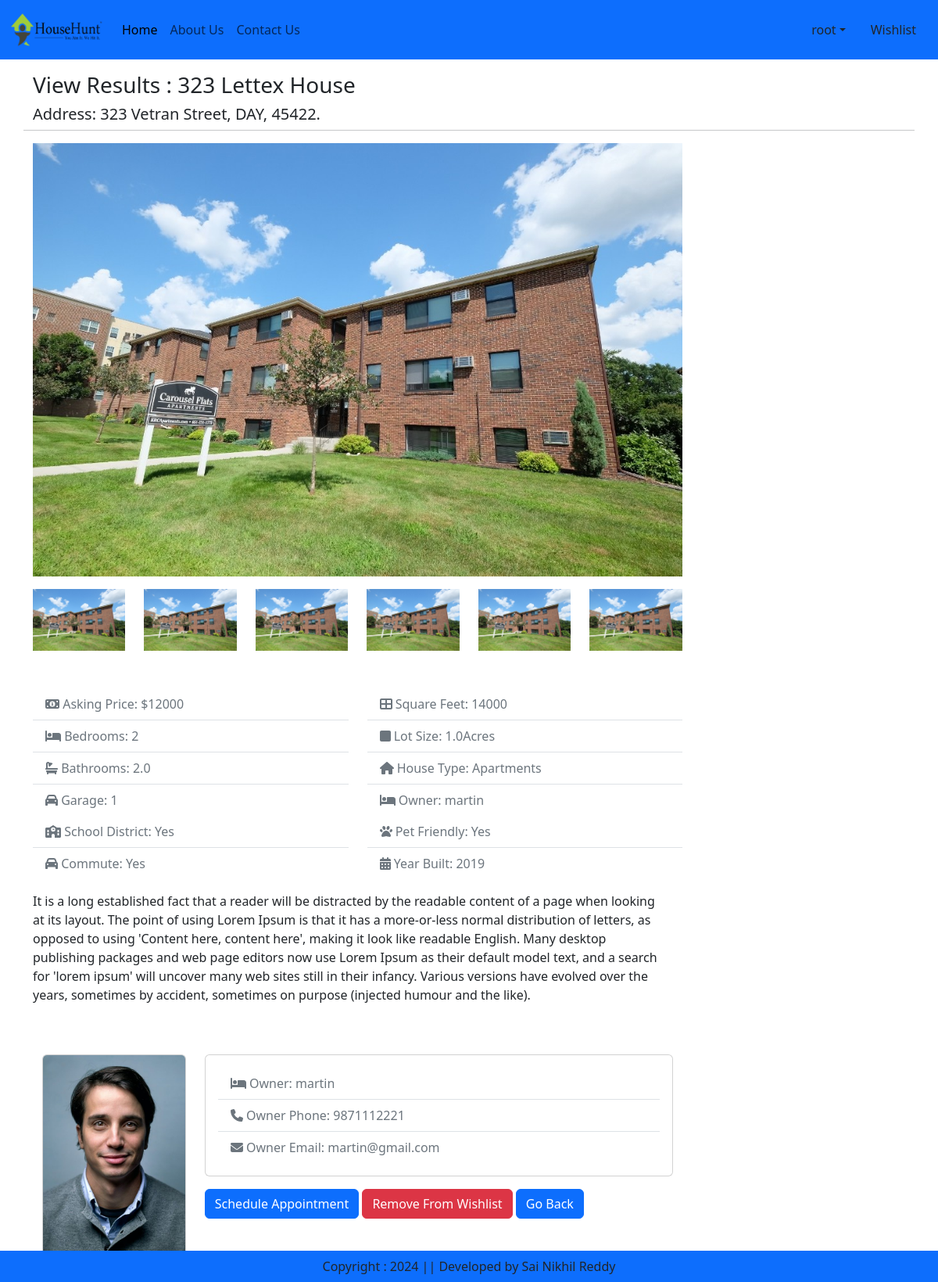
The page /view/1/ (signed in) on the database its author committed.
### hp/models.py (models this page shows, shortened)
class Listing(models.Model):
    CATEGORY_PLACES = (
    ('DAY','Dayton'),
    ('CNG','Cincinnati'),
    ('CMH','Columbus'),
    ('MCE','Mason'),
    )
    category = models.ForeignKey(Category, on_delete=models.CASCADE)
    title = models.CharField(max_length=200)
    owner = models.CharField(max_length=200)
    owner_photo = models.ImageField(upload_to='product', blank=True)
    owner_number = models.DecimalField(max_digits=10 ,decimal_places=0,default=0)
    owner_email = models.CharField(max_length=200,null=True,blank=True)
    year_built = models.IntegerField(default=0)
    school_district = models.BooleanField(default=True)
    commute = models.BooleanField(default=True)
    pet_friendly = models.BooleanField(default=True)
    address = models.CharField(max_length=200)
    town = models.CharField(max_length=100,null=True)
    state = models.CharField(max_length=100)
    zipcode = models.CharField(max_length=20)
    description = models.TextField(blank=True)
    price = models.IntegerField()
    bedrooms = models.IntegerField()
    bathrooms = models.DecimalField(max_digits=3, decimal_places=1)
    garage = models.IntegerField(default=0)
    sqft = models.IntegerField()
    lot_size = models.DecimalField(max_digits=6, decimal_places=1)
    city = models.CharField(choices=CATEGORY_PLACES, max_length=10,default='DAY')
    photo_main = models.ImageField(upload_to='product')
    photo_1 = models.ImageField(upload_to='product', blank=True)
    photo_2 = models.ImageField(upload_to='product', blank=True)
    photo_3 = models.ImageField(upload_to='product', blank=True)
    photo_4 = models.ImageField(upload_to='product', blank=True)
    photo_5 = models.ImageField(upload_to='product', blank=True)
    photo_6 = models.ImageField(upload_to='product', blank=True)
    is_published = models.BooleanField(default=True)

class Category(models.Model):
    name = models.CharField(max_length=100, null=False, blank=True)
    def __str__(self):
        return self.name

### hp/views.py (the view)
# urls.py: path('view/<int:pk>/', views.view,name = "viewPage" ),
def view(request,pk):
     listing = get_object_or_404(Listing, pk=pk)
     customer = Customer.objects.get(user=request.user)
     viewed_from_view_appointments = request.GET.get('view_appointments', False)
     is_in_wishlist = WishListItem.objects.filter(listing=listing, customer=customer).exists()
     context = {
         'listing':listing,
          'viewed_from_view_appointments': viewed_from_view_appointments,
          'is_in_wishlist': is_in_wishlist,
         }
     return render(request,"hp/viewPage.html",context)

### hp/templates/hp/viewPage.html (shortened to what this page needs)
{% extends 'hp/base.html' %}
{% load static %}
{% block main-content %}
<div class="container ml-3 mt-3 mr-0">
    <div class="row">
        <h3>View Results : <span class="text-capitalize">{{listing.title}}</span></h3>
        <h5>Address: <span class="text-capitalize">{{listing.address}}, {{listing.city}}, {{listing.zipcode}}.</span></h5><hr>
      <div class="col-md-9">
        <img src="{{ listing.photo_main.url }}" alt="" class="img-main img-fluid mb-3">
        <div class="row mb-5 thumbs">
            {% if listing.photo_1 %}
          <div class="col-md-2">
            <a href="{{ listing.photo_1.url }}" data-lightbox="home-images">
              <img src="{{ listing.photo_1.url }}" alt="" class="img-fluid">
            </a>
          </div>
          {% endif %}
          {% if listing.photo_2 %}
          <div class="col-md-2">
            <a href="{{ listing.photo_2.url }}" data-lightbox="home-images">
              <img src="{{ listing.photo_2.url }}" alt="" class="img-fluid">
            </a>
          </div>
          {% endif %}
          {% if listing.photo_3 %}
          <div class="col-md-2">
            <a href="{{ listing.photo_3.url }}" data-lightbox="home-images">
              <img src="{{ listing.photo_3.url }}" alt="" class="img-fluid">
            </a>
          </div>
          {% endif %}
          {% if listing.photo_4 %}
          <div class="col-md-2">
            <a href="{{ listing.photo_4.url }}" data-lightbox="home-images">
              <img src="{{ listing.photo_4.url }}" alt="" class="img-fluid">
            </a>
          </div>
          {% endif %}
          {% if listing.photo_5 %}
          <div class="col-md-2">
            <a href="{{ listing.photo_5.url }}" data-lightbox="home-images">
              <img src="{{ listing.photo_5.url }}" alt="" class="img-fluid">
            </a>
          </div>
          {% endif %}
          {% if listing.photo_6 %}
          <div class="col-md-2">
            <a href="{{ listing.photo_6.url }}" data-lightbox="home-images">
              <img src="{{ listing.photo_6.url }}" alt="" class="img-fluid">
            </a>
          </div>
          {% endif %}
        </div>
        <div class="row mb-5 fields">
          <div class="col-md-6">
            <ul class="list-group list-group-flush">
              <li class="list-group-item text-secondary">
                <i class="fas fa-money-bill-alt"></i> Asking Price:
                <span class="float-right">${{listing.price}}</span>
              </li>
              <li class="list-group-item text-secondary">
                <i class="fas fa-bed"></i> Bedrooms:
                <span class="float-right">{{listing.bedrooms}}</span>
              </li>
              <li class="list-group-item text-secondary">
                <i class="fas fa-bath"></i> Bathrooms:
                <span class="float-right">{{listing.bathrooms}}</span>
              </li>
              <li class="list-group-item text-secondary">
                <i class="fas fa-car"></i> Garage:
                <span class="float-right">{{listing.garage}}
                </span>
              </li>
            </ul>
          </div>
          <div class="col-md-6">
            <ul class="list-group list-group-flush">
              <li class="list-group-item text-secondary">
                <i class="fas fa-th-large"></i> Square Feet:
                <span class="float-right">{{listing.sqft}}</span>
              </li>
              <li class="list-group-item text-secondary">
                <i class="fas fa-square"></i> Lot Size:
                <span class="float-right">{{listing.lot_size}}Acres
                </span>
              </li>
              <li class="list-group-item text-secondary">
                <i class="fas fa-home"></i> House Type:
                <span class="float-right">{{ listing.category }}</span>
              </li>
              <li class="list-group-item text-secondary">
                <i class="fas fa-bed"></i> Owner:
                <span class="float-right">{{listing.owner}}
                </span>
              </li>
            </ul>
            </div>
            <div class="col-md-6">
              <ul class="list-group list-group-flush">
                <li class="list-group-item text-secondary">
                    <i class="fas fa-school"></i> School District:
                    <span class="float-right">
                        {% if listing.school_district %}
                            Yes
                        {% else %}
                            No
                        {% endif %}
                    </span>
                </li>
                <li class="list-group-item text-secondary">
                    <i class="fas fa-car"></i> Commute:
                    <span class="float-right">
                        {% if listing.commute %}
                            Yes
                        {% else %}
                            No
                        {% endif %}
                    </span>
                </li>
            </ul>
        </div>
                <div class="col-md-6">
                  <ul class="list-group list-group-flush">
                  <li class="list-group-item text-secondary">
                    <i class="fas fa-paw"></i> Pet Friendly:
                    <span class="float-right">
                        {% if listing.pet_friendly %}
                            Yes
                        {% else %}
                            No
                        {% endif %}
                    </span>
                </li>
                <li class="list-group-item text-secondary">
                    <i class="fas fa-calendar-alt"></i> Year Built:
                    <span class="float-right">{{ listing.year_built }}</span>
                </li>
            </ul>
        </div>
        <div class="row mb-3 mt-3">
          <div class="col-md-12">
            {{ listing.description }}
          </div>
        </div>
    </div>
      <div class="container">
        <div class="row">
            <div class="col-md-3">
                <div class="card mb-3">
                    <img class="card-img-top" src="{{ listing.owner_photo.url }}" alt="Owner Photo">
                </div>
            </div>
            <div class="col-md-9">
                <div class="card mb-3">
                    <div class="card-body">
                        <ul class="list-group list-group-flush">
                            <li class="list-group-item text-secondary">
                                <i class="fas fa-bed"></i> Owner:
                                <span class="float-right">{{ listing.owner }}</span>
                            </li>
                            <li class="list-group-item text-secondary">
                                <i class="fas fa-phone"></i> Owner Phone:
                                <span class="float-right">{{ listing.owner_number }}</span>
                            </li>
                            <li class="list-group-item text-secondary">
                                <i class="fas fa-envelope"></i> Owner Email:
                                <span class="float-right">{{ listing.owner_email }}</span>
                            </li>
                        </ul>
                    </div>
                </div>
                <div class="row justify-content-center mr-6">
                    <div class="col">
                      {% if viewed_from_view_appointments %}
                         <a href="{% url 'view_appointments' %}" class="btn btn-primary">Go Back</a>
                         {% else %}
                        <a href="{% url 'appointmentPage' listing_pk=listing.pk %}" class="btn btn-primary">Schedule Appointment</a>
                        {% if not is_in_wishlist %}
                        <a href="{% url 'toggle_wishlist' listing_pk=listing.pk %}" class="btn btn-primary">Add To Wishlist</a>
                        {% else %}
                        <a href="{% url 'toggle_wishlist' listing_pk=listing.pk %}" class="btn btn-danger">Remove From Wishlist</a>
                        {% endif %}
                        <a href="{% url 'mainPage'%}" class="btn btn-primary">Go Back</a>
                      {% endif %}
                    </div>
                </div>
            </div>
        </div>
    </div>
  </div>
 </div>
{% endblock main-content %}

### hp/templates/hp/base.html (shortened to what this page needs)
<!DOCTYPE html>
{% load static %}
<html lang="en">
<head>
    <link href="https://cdn.jsdelivr.net/npm/bootstrap@5.3.3/dist/css/bootstrap.min.css" rel="stylesheet">
    <link rel="stylesheet" href="{% static 'hp/css/owl.carousel.min.css' %}"/>
    <link rel="stylesheet" href="{% static 'hp/css/all.min.css' %}"/>
    <link rel="stylesheet" href="{% static 'hp/css/styles.css' %}"/>
</head>
<body>
    <nav class="navbar navbar-expand-lg bg-primary">
        <div class="container-fluid">
          <a class="navbar-brand" href="#">
            <img src="{% static 'hp/images/brand/Logo-HH.png' %}" width="120" height="50" alt="">
          </a>
          <div class="collapse navbar-collapse" id="navbarSupportedContent">
            <ul class="navbar-nav me-auto mb-2 mb-lg-0">
              {% if request.user.is_authenticated %}
              <li class="nav-item">
                <a class="nav-link active" aria-current="page" href="{% url 'mainPage' %}">Home</a>
              </li>
              <li class="nav-item">
                <a class="nav-link" href="{% url 'aboutus' %}">About Us</a>
              </li>
              <li class="nav-item">
                <a class="nav-link" href="{% url 'contactus' %}">Contact Us</a>
              </li>
            </ul>
          </div>
          <ul class="navbar-nav me-auto mb-2 mb-lg-0">
            <li class="nav-item dropdown mx-2">
                <a class="nav-link dropdown-toggle text-dark" href="#" id="profileDropdown" role="button" data-bs-toggle="dropdown" aria-expanded="false">{{request.user}}</a>
            </li>
            <li class="nav-item mx-2">
                <a href="{% url 'wishlist' %}" class="nav-link text-dark">Wishlist</a>
            </li>
            {% endif %}
          </ul>
        </div>
      </nav>
      {% block main-content %}{% endblock main-content %}
      <footer class="container-fluid bg-primary fixed-bottom text-center p-2 mt-5">
          Copyright : 2024 || Developed by Sai Nikhil Reddy
      </footer>
</body>
</html>

### rows shown on the page
Listing: title "323 Lettex House", address "323 Vetran Street", city "DAY", zipcode "45422", photo_main (picture), photo_1 (picture), photo_2 (picture), photo_3 (picture), photo_4 (picture), photo_5 (picture), photo_6 (picture), price "12000", bedrooms "2", bathrooms "2.0", garage "1", sqft "14000", lot_size "1.0", category "Apartments", owner "martin", year_built "2019", description "It is a long established fact that a reader will be distracted by the readable content of a page when looking at its layout. The point of using Lorem Ipsum is that it has a more-or-less normal distribution of letters, as opposed to using 'Content here, content here', making it look like readable English. Many desktop publishing packages and web page editors now use Lorem Ipsum as their default model text, and a search for 'lorem ipsum' will uncover many web sites still in their infancy. Various versions have evolved over the years, sometimes by accident, sometimes on purpose (injected humour and the like).", owner_photo (picture), owner_number "9871112221", owner_email "martin@gmail.com"

### other values the page prints
{{ request.user }} "root"
